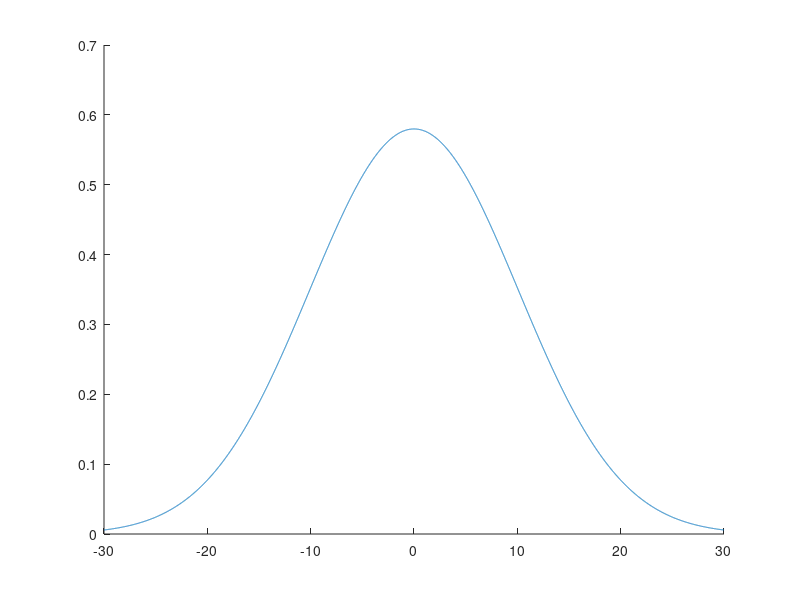

Source code (MATLAB):
s = linspace(-30,30, 10000);
sigma = 9;%linspace(0,10,100);
sigmaA = 3;
sigmaB = 15;
priorA = 0.4;

k1 = 1/2 * log((sigmaB.^2 + sigma.^2)./(sigmaA.^2 + sigma.^2)) + log(priorA ./ (1-priorA));
k2 = (sigmaB.^2 - sigmaA.^2) ./ (2 * (sigmaA.^2 + sigma.^2) .* (sigmaB.^2 + sigma.^2));

k = sqrt(k1./k2);

%figure;plot(sigma, k);
%hold on;
%plot(sigma, sigma, 'g--');
%%
pA = (1/2)*(erf((s+k)/sigma./sqrt(2))-erf((s-k)./sigma./sqrt(2)));
%figure;
hold on;
plot(s, pA);